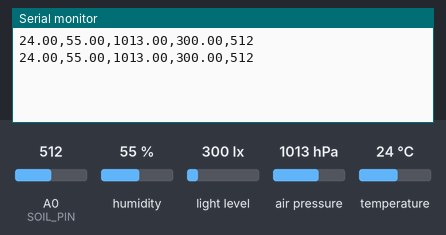
This sketch was run on a simulated Arduino Uno, built with avr-gcc and run on an emulated ATmega328P. On the bench: the last lines printed to the serial monitor. Inputs (shaded band) come from the test bench; at power-on: humidity 55 %, A0 (SOIL_PIN) = 512, light level 300 lx, air pressure 1013 hPa, temperature 24 °C.

Above: at 5.8 s.
5.9 s: humidity set to 22 %
At 10.9 s:
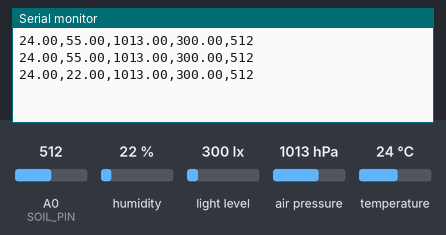
11.9 s: A0 (SOIL_PIN) set to 716
At 16.1 s:
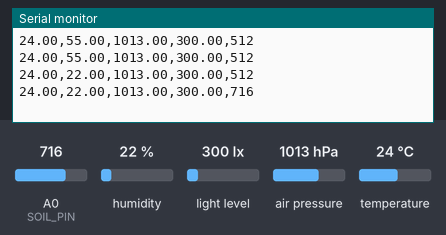
17.9 s: light level set to 40 lx
At 21.3 s:
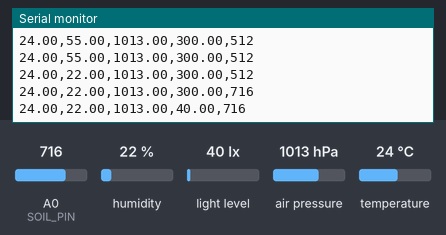
23.9 s: air pressure set to 952 hPa
At 26.5 s:
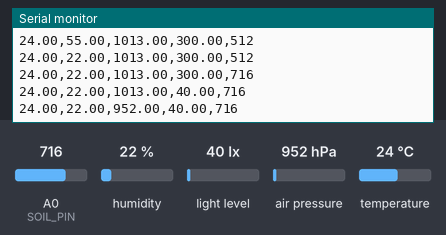
29.9 s: A0 (SOIL_PIN) set to 992
At 30.6 s:
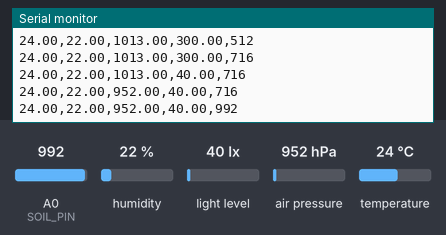
35.9 s: temperature set to 12 °C
At 41.0 s:
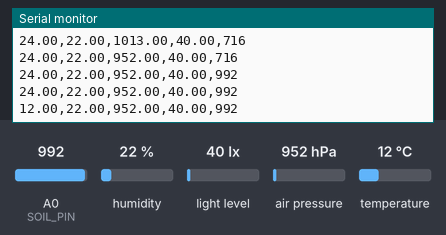
Timing chart, 0 to 42.5 s (numbered marks = the images above; inputs shaded):
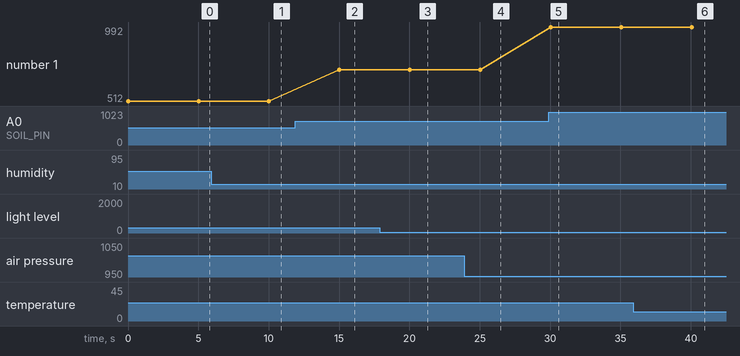

Measured:
- after the input at 5.9 s, the serial monitor: prints a new line after 4.1 s (image 1)
- after the input at 11.9 s, the serial monitor: prints a new line after 3.1 s (image 2)
- after the input at 17.9 s, the serial monitor: prints a new line after 2.1 s (image 3)
- after the input at 23.9 s, the serial monitor: prints a new line after 1.1 s (image 4)
- after the input at 29.9 s, the serial monitor: prints a new line after 0.14 s (image 5)
- after the input at 35.9 s, the serial monitor: prints a new line after 4.2 s (image 6)
- plotted number 1: 512 → 716 after the input at 11.9 s, 716 → 992 after the input at 29.9 s

The sketch:

arduino_test_1.0.ino
```cpp
#include <Wire.h>
#include <Adafruit_Sensor.h>
#include <Adafruit_BME280.h>
#include <BH1750.h>

struct Adafruit_BME280 bme;
BH1750 lightMeter;

const int SOIL_PIN = A0; // 土壌センサーのピン

void setup() {
  Serial.begin(9600);
  Wire.begin();

  if (!bme.begin(0x77)) {
    Serial.println("Could not find a valid BME280 sensor, check wiring!");
    while (1);
  }

  if (!lightMeter.begin(BH1750::CONTINUOUS_HIGH_RES_MODE)) {
    Serial.println("Could not find a valid BH1750 sensor, check wiring!");
    while (1);
  }
}

void loop() {
  float temp = bme.readTemperature();
  float hum  = bme.readHumidity();
  float pres = bme.readPressure() / 100.0F;
  float lux  = lightMeter.readLightLevel();
  int soil   = analogRead(SOIL_PIN); // ★土壌水分の値を読み取る

  // カンマ区切りで5つのデータを送信
  // 例: 24.5,55.2,1013.2,450.0,350
  Serial.print(temp);   Serial.print(",");
  Serial.print(hum);    Serial.print(",");
  Serial.print(pres);   Serial.print(",");
  Serial.print(lux);    Serial.print(",");
  Serial.println(soil); // ★最後に土壌水分の数値を送信

  delay(5000);
}
```
